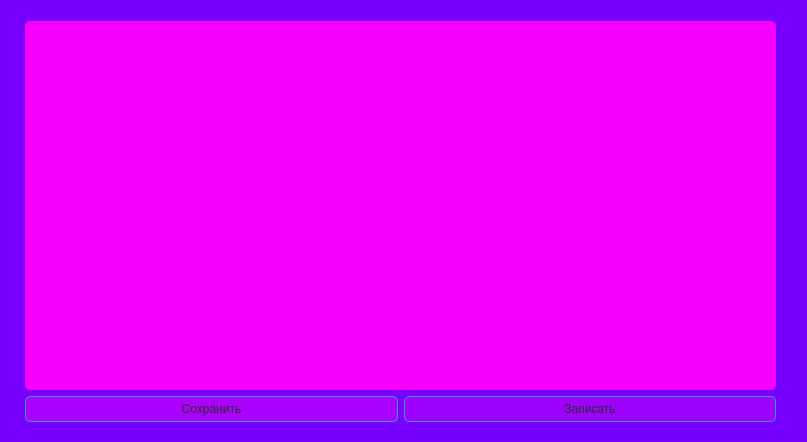
<?xml version="1.0" encoding="UTF-8"?>
<ui version="4.0">
 <class>raspisanie</class>
 <widget class="QDialog" name="raspisanie">
  <property name="geometry">
   <rect>
    <x>0</x>
    <y>0</y>
    <width>807</width>
    <height>442</height>
   </rect>
  </property>
  <property name="windowTitle">
   <string>Dialog</string>
  </property>
  <property name="styleSheet">
   <string notr="true">background-color: #7700ff;
</string>
  </property>
  <widget class="QWidget" name="layoutWidget">
   <property name="geometry">
    <rect>
     <x>25</x>
     <y>21</y>
     <width>751</width>
     <height>401</height>
    </rect>
   </property>
   <layout class="QGridLayout" name="gridLayout">
    <item row="1" column="1">
     <widget class="QPushButton" name="pushButton">
      <property name="styleSheet">
       <string notr="true">QPushButton {
    background-color: #9d00ff;
    border: 1px solid #3498db;
    color: #2c2c2c;
    border-radius: 5px;
    padding: 5px 10px;
    font: 11pt 'Trebuchet MS';
    transition: background-color 0.3s ease; 
}

QPushButton:hover {
    background-color: rgba(225, 225, 225, 0.7); 
}
</string>
      </property>
      <property name="text">
       <string>Записать</string>
      </property>
     </widget>
    </item>
    <item row="1" column="0">
     <widget class="QPushButton" name="pushButton_4">
      <property name="styleSheet">
       <string notr="true">QPushButton {
    background-color: #aa00ff;
    border: 1px solid #3498db;
    color: #2c2c2c;
    border-radius: 5px;
    padding: 5px 10px;
    font: 11pt 'Trebuchet MS';
    transition: background-color 0.3s ease; 
}

QPushButton:hover {
    background-color: rgba(225, 225, 225, 0.7); 
}

</string>
      </property>
      <property name="text">
       <string>Сохранить</string>
      </property>
     </widget>
    </item>
    <item row="0" column="0" colspan="2">
     <widget class="QTableView" name="tableView">
      <property name="styleSheet">
       <string notr="true">background-color: rgb(247, 0, 255);
border-radius: 5px;</string>
      </property>
     </widget>
    </item>
   </layout>
  </widget>
 </widget>
 <resources/>
 <connections/>
</ui>
